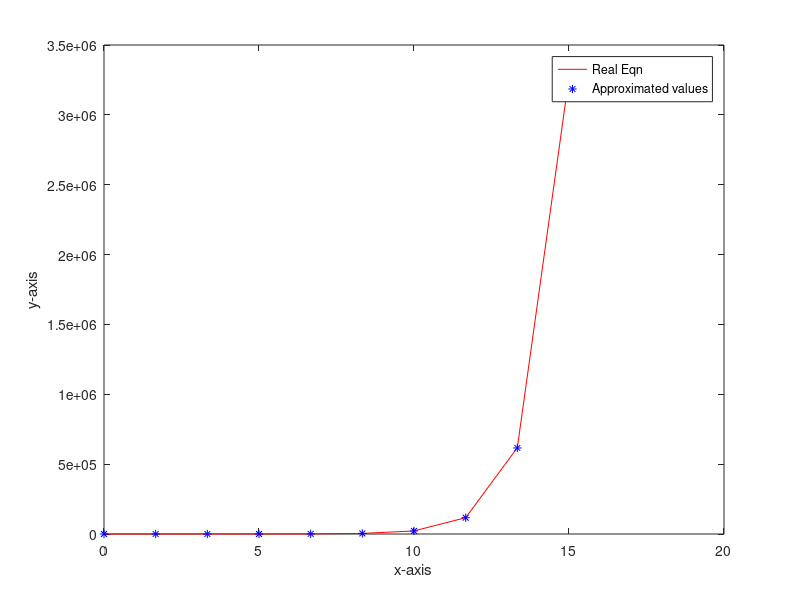

Recreate this plot in MATLAB.
clear all
close all
clc

%no. of values of x
n = 25;
n_x = 10;
x = linspace(0,15,n_x);

%for each value of x
for j = (1:n_x)
    
    %for series approximation
    for i=(1:n)
        term(i) = x(j)^(i-1)/factorial(i-1)
    end
    approximation(j) = sum(term) 
end
%plotting the graph for x and exp(x)
figure(1)
plot(x,exp(x),'color','r')
hold on
plot(x,approximation,'*','color','b')
xlabel('x-axis')
ylabel('y-axis')
legend("Real Eqn","Approximated values")
hold off